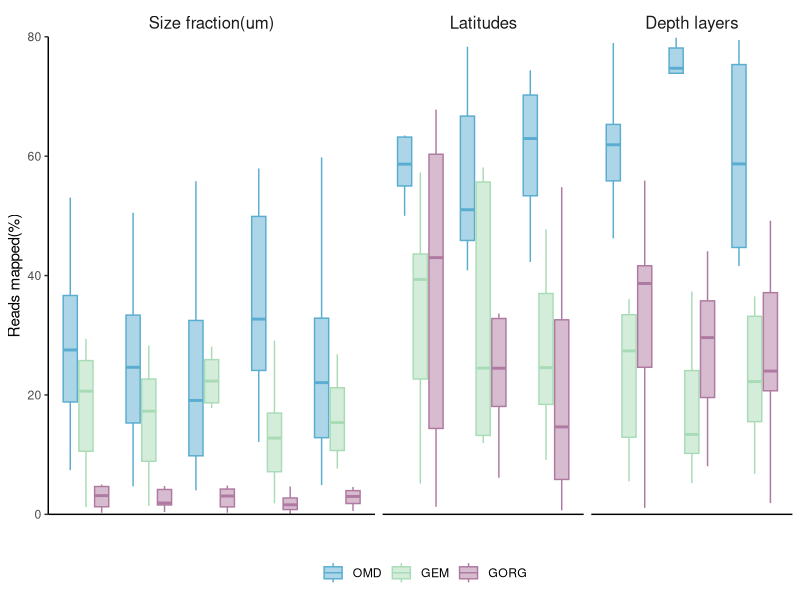
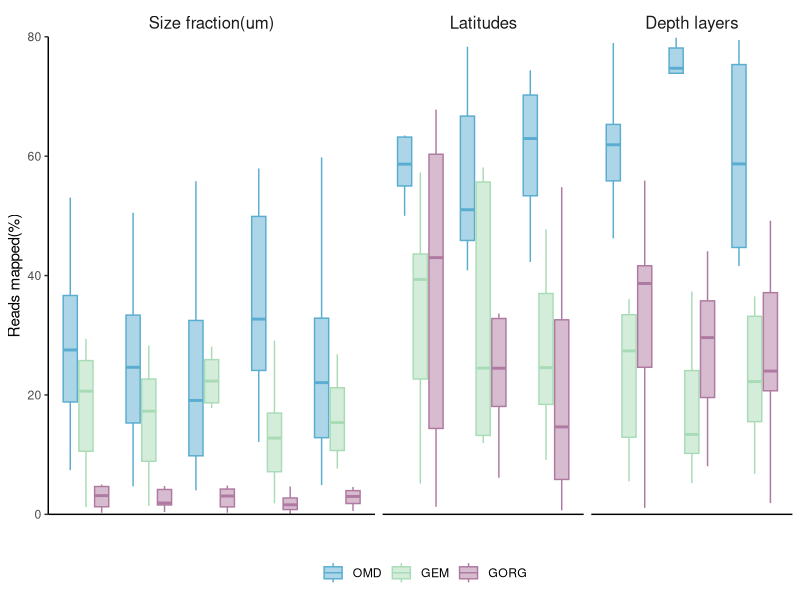
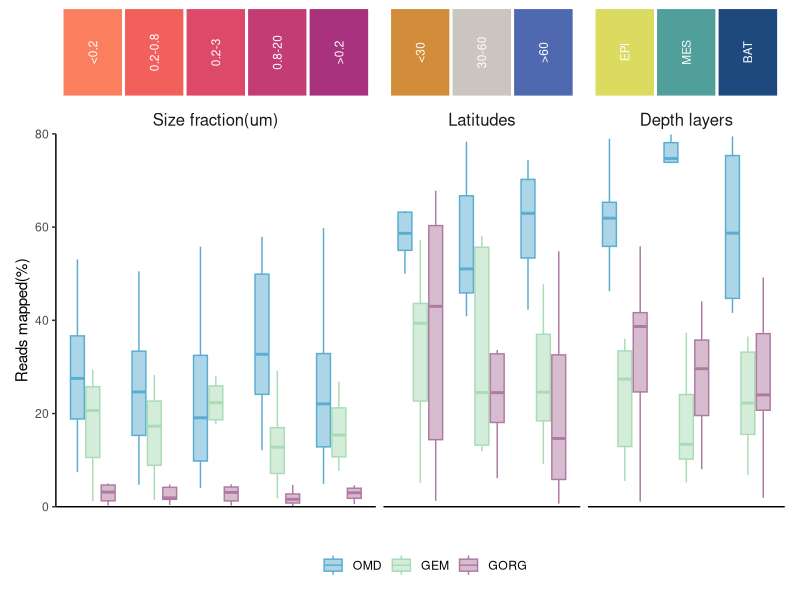

Generate these figures, in order, with R:
# 固定模拟示例的随机种子，便于重复生成预览。
set.seed(20260911)
# =============================================================================
# 箱线图加热图注释
# organized：线性脚本 + 中文分节；路径相对本条目目录
# =============================================================================
# =============================================================================

script_dir <- tryCatch(
  dirname(normalizePath(sys.frame(1)$ofile)),
  error = function(e) {
    args <- commandArgs(trailingOnly = FALSE)
    file_arg <- grep("^--file=", args, value = TRUE)
    if (length(file_arg)) dirname(normalizePath(sub("^--file=", "", file_arg))) else normalizePath(getwd())
  }
)
root <- if (basename(script_dir) == "code") dirname(script_dir) else script_dir
out_dir <- file.path(root, "output", "figures")
dir.create(out_dir, recursive = TRUE, showWarnings = FALSE)

suppressPackageStartupMessages({
  library(ggplot2)
  library(dplyr)
  library(tidyr)
  library(readr)
  library(tibble)
  library(stringr)
  library(forcats)
})

# library(tidyverse) 已在文件头拆包

# 构造数据：
# size_fractions:
Size_fractions <- as.data.frame(matrix(NA, nrow = 30, ncol = 5))
for (i in 1:5) {
  Size_fractions[,i] <- c(runif(10, min = 2, max = 60),
                         runif(10, min = 1, max = 30),
                         runif(10, min = 0, max = 5))
}
colnames(Size_fractions) <- c("<0.2","0.2-0.8","0.2-3","0.8-20",">0.2")

# Latitudes
Latitudes <- as.data.frame(matrix(NA, nrow = 30, ncol = 3))

for (i in 1:3) {
  Latitudes[,i] <- c(runif(10, min = 40, max = 80),
                     runif(10, min = 5, max = 60),
                     runif(10, min = 0, max = 70))
}

colnames(Latitudes) <- c("<30", "30-60", ">60")

# Depth layers
Depth_layers <- as.data.frame(matrix(NA, nrow = 30, ncol = 3))

for (i in 1:3) {
  Depth_layers[,i] <- c(runif(10, min = 40, max = 80),
                     runif(10, min = 5, max = 40),
                     runif(10, min = 0, max = 60))
}

colnames(Depth_layers) <- c("EPI", "MES", "BAT")

# 合并：
data <- cbind(Size_fractions, Latitudes, Depth_layers)
data$group <- factor(rep(c("OMD", "GEM", "GORG"), each = 10),
                     levels = c("OMD", "GEM", "GORG"))

# 转长数据：
data_long <- pivot_longer(data, cols = !group, 
                          names_to = "x", values_to = "y")
data_long$group2 <- factor(rep(rep(c("Size fraction(um)", "Latitudes", "Depth layers"),
                        c(5, 3, 3)), 30), levels = c("Size fraction(um)", "Latitudes", "Depth layers"))
data_long$x <- factor(data_long$x, levels = unique(data_long$x))


# 画图：
p1 <- ggplot(data_long)+
  geom_boxplot(aes(x, y, fill = group, color = group), alpha = 0.5, outlier.shape = NA)+
  facet_grid(.~group2, scales="free_x", space = "free_x")+
  scale_color_manual(name = "", values = c("#5aadd0", "#a9dcb6", "#af7aa1"))+
  scale_fill_manual(name = "", values = c("#5aadd0", "#a9dcb6", "#af7aa1"))+
  xlab("")+
  ylab("Reads mapped(%)")+
  scale_y_continuous(breaks = seq(0,80,20), limits = c(0, 80),expand = c(0,0))+
  # 主题调整：
  theme_classic()+
  theme(strip.background = element_blank(),
        strip.text.x = element_text(size = 12),
        axis.text.x = element_blank(),
        axis.ticks.x = element_blank(),
        legend.position = "bottom")

p1

ggsave(file.path(out_dir, "plot1.pdf"), height = 3.5, width = 8)

# 对齐上方类别注释和下方分面箱线图；不改变数据、顺序或配色。
rect_data <- dplyr::distinct(data_long, x, group2)
p2 <- ggplot(rect_data, aes(x, 1)) +
  geom_tile(aes(fill = x), color = "white", linewidth = 1, width = 1, height = 1) +
  geom_text(aes(label = x), angle = 90, color = "white", size = 3) +
  facet_grid(. ~ group2, scales = "free_x", space = "free_x") +
  scale_x_discrete(expand = expansion(add = 0.6)) +
  scale_y_continuous(limits = c(0.5, 1.5), expand = c(0, 0)) +
  scale_fill_manual(values = c("#fa7f5e", "#f2605c", "#dd4968", "#c43c75", "#a8327d", "#d38c39", "#cac5bf", "#4f69b1", "#dbdb5f", "#509f9b", "#1e497f")) +
  theme_void() + theme(legend.position = "none", strip.text = element_blank(), panel.spacing.x = unit(5.5, "pt"))
library(patchwork)
p <- p2 / p1 + plot_layout(heights = c(1.2, 5))
ggsave(file.path(out_dir, "plots.pdf"), plot = p, height = 5, width = 8)

# 显式生成发布预览，不依赖外部图片转换。
ggplot2::ggsave(file.path(root, "preview.png"), plot = p, device = ragg::agg_png, width = 8, height = 5, units = "in", dpi = 300, bg = "white")
